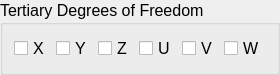
   <widget class="QGroupBox" name="groupBox_7">
    <property name="geometry">
     <rect>
      <x>580</x>
      <y>570</y>
      <width>251</width>
      <height>61</height>
     </rect>
    </property>
    <property name="font">
     <font>
      <pointsize>12</pointsize>
     </font>
    </property>
    <property name="title">
     <string>Tertiary Degrees of Freedom</string>
    </property>
    <layout class="QHBoxLayout" name="horizontalLayout_9">
     <item>
      <widget class="QCheckBox" name="checkBox_13">
       <property name="font">
        <font>
         <pointsize>12</pointsize>
        </font>
       </property>
       <property name="text">
        <string>X</string>
       </property>
      </widget>
     </item>
     <item>
      <widget class="QCheckBox" name="checkBox_14">
       <property name="font">
        <font>
         <pointsize>12</pointsize>
        </font>
       </property>
       <property name="text">
        <string>Y</string>
       </property>
      </widget>
     </item>
     <item>
      <widget class="QCheckBox" name="checkBox_15">
       <property name="font">
        <font>
         <pointsize>12</pointsize>
        </font>
       </property>
       <property name="text">
        <string>Z</string>
       </property>
      </widget>
     </item>
     <item>
      <widget class="QCheckBox" name="checkBox_16">
       <property name="font">
        <font>
         <pointsize>12</pointsize>
        </font>
       </property>
       <property name="text">
        <string>U</string>
       </property>
      </widget>
     </item>
     <item>
      <widget class="QCheckBox" name="checkBox_17">
       <property name="font">
        <font>
         <pointsize>12</pointsize>
        </font>
       </property>
       <property name="text">
        <string>V</string>
       </property>
      </widget>
     </item>
     <item>
      <widget class="QCheckBox" name="checkBox_18">
       <property name="font">
        <font>
         <pointsize>12</pointsize>
        </font>
       </property>
       <property name="text">
        <string>W</string>
       </property>
      </widget>
     </item>
    </layout>
   </widget>
